Frame 1 (no input): blank canvas, image omitted
Frame 60 (the mouse pressed at the canvas centre just before this capture): blank canvas, image omitted
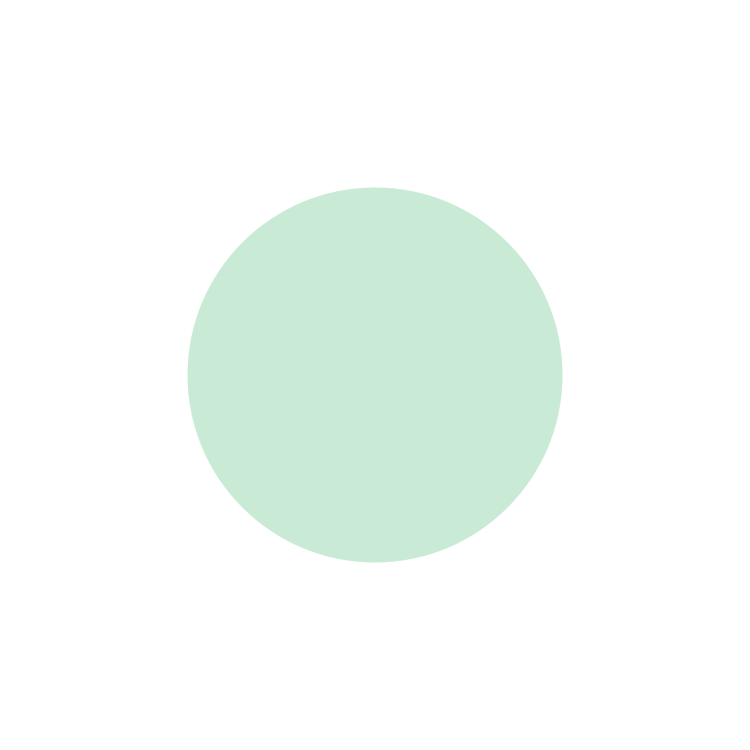
Frame 120 (the mouse held since frame 60 and released just before this capture)

The Processing sketch whose frames 1 and 60 were blank and that drew this single picture after the mouse press (run headless with seeded random() and noise(); from frame 60 on, the mouse is pressed at the canvas centre):

// Processing sketch: processing_52314
// ── processing_52314.pde

int w;
int h;
int r;
int g;
int b;
int t;

void setup() {
  
  size(750, 750);
  smooth();
  strokeWeight(5);
  background(255);
  noStroke();
  fill(0);
  frameRate(60);
}

void draw() {
  
  w = abs(mouseX - pmouseX);
  h = abs(mouseY - pmouseY);
  r = (int)random(64);
  g = (int)random(128, 255);
  b = (int)random(196);
  t = (int)random(64);
  
  
  if (keyPressed)
  {
    background(255);
  }
  if (mousePressed)
  {
    fill(r, g, b, t);
    ellipse(mouseX, mouseY, w, w);
    ellipse(width-mouseX, mouseY, w, w);
  }
}
